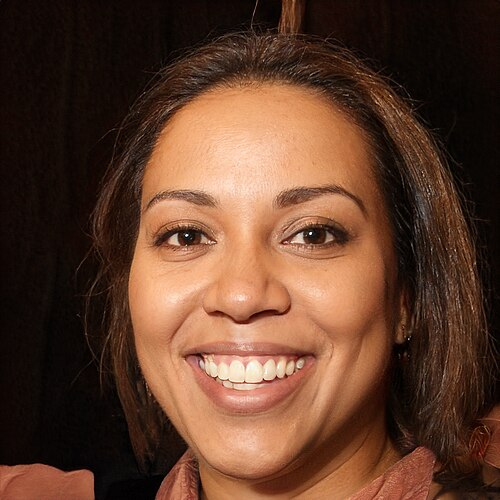
#> input picture testbed/assets/face.jpg, 500 x 500 px
$ python make_testbed.py
#> lines starting #> are read from the running program, lines starting #| are printed output that depends on the picture
### server/fource_server/pii.py
"""Server-side PII scanner used by the auditor.

An independent re-implementation of the extension's validators (Aadhaar/Verhoeff and PAN
ported from Microsoft Presidio's India recognizers, MIT). The server runs it over every
payload it receives, so the receipt shows what actually arrived, not what the client claims.
If Presidio is installed, its analyzer runs too.
"""

from __future__ import annotations

import re
from dataclasses import dataclass

_D = [
    [0, 1, 2, 3, 4, 5, 6, 7, 8, 9], [1, 2, 3, 4, 0, 6, 7, 8, 9, 5], [2, 3, 4, 0, 1, 7, 8, 9, 5, 6],
    [3, 4, 0, 1, 2, 8, 9, 5, 6, 7], [4, 0, 1, 2, 3, 9, 5, 6, 7, 8], [5, 9, 8, 7, 6, 0, 4, 3, 2, 1],
    [6, 5, 9, 8, 7, 1, 0, 4, 3, 2], [7, 6, 5, 9, 8, 2, 1, 0, 4, 3], [8, 7, 6, 5, 9, 3, 2, 1, 0, 4],
    [9, 8, 7, 6, 5, 4, 3, 2, 1, 0],
]
_P = [
    [0, 1, 2, 3, 4, 5, 6, 7, 8, 9], [1, 5, 7, 6, 2, 8, 3, 0, 9, 4], [5, 8, 0, 3, 7, 9, 6, 1, 4, 2],
    [8, 9, 1, 6, 0, 4, 3, 5, 2, 7], [9, 4, 5, 3, 1, 2, 6, 8, 7, 0], [4, 2, 8, 6, 5, 7, 3, 9, 0, 1],
    [2, 7, 9, 3, 8, 0, 6, 4, 1, 5], [7, 0, 4, 6, 9, 1, 3, 2, 5, 8],
]


def verhoeff_ok(digits: str) -> bool:
    c = 0
    for i, ch in enumerate(reversed(digits)):
        c = _D[c][_P[i % 8][int(ch)]]
    return c == 0


def verhoeff_digit(digits: str) -> str:
    """Check digit to append so that digits + result passes Verhoeff (used by the testbed generator)."""
    inv = [0, 4, 3, 2, 1, 5, 6, 7, 8, 9]
    c = 0
    for i, ch in enumerate(reversed(digits)):
        c = _D[c][_P[(i + 1) % 8][int(ch)]]
    return str(inv[c])


def luhn_ok(digits: str) -> bool:
    total, dbl = 0, False
    for ch in reversed(digits):
        d = int(ch)
        if dbl:
            d *= 2
            if d > 9:
                d -= 9
        total += d
        dbl = not dbl
    return total % 10 == 0


def is_aadhaar(s: str) -> bool:
    d = re.sub(r"\D", "", s)
    return len(d) == 12 and d[0] >= "2" and verhoeff_ok(d) and d != d[::-1]


@dataclass
class Hit:
    type: str
    value: str
    rule: str


def _ctx(text: str, start: int, pattern: str) -> bool:
    return re.search(pattern, text[max(0, start - 48):start], re.I) is not None


_RULES: list[tuple[str, str, object]] = [
    ("EMAIL", r"[A-Za-z0-9._%+-]+@[A-Za-z0-9-]+(?:\.[A-Za-z0-9-]+)*\.[A-Za-z]{2,}", None),
    ("CARD", r"(?<![\d-])(?:\d[ -]?){12,18}\d(?![\d-])", lambda m, t, s: luhn_ok(re.sub(r"\D", "", m)) and len(set(re.sub(r"\D", "", m))) > 1),
    ("AADHAAR", r"(?<![\d-])[2-9]\d{3}[ -]?\d{4}[ -]?\d{4}(?![\d-])", lambda m, t, s: is_aadhaar(m)),
    ("PAN", r"\b[A-Z]{3}[ABCFGHJLPT][A-Z]\d{4}[A-Z]\b", None),
    ("IFSC", r"\b[A-Z]{4}0[A-Z0-9]{6}\b", None),
    ("PHONE", r"(?<![\d+])(?:(?:\+|00)91[\s-]?|0)?[6-9]\d{4}[\s-]?\d{5}(?!\d)", None),
    ("ACCOUNT", r"(?<![\d-])\d{9,18}(?![\d-])", lambda m, t, s: _ctx(t, s, r"account|a/c|acct")),
    ("PASSPORT", r"\b[A-PR-WY][1-9]\d\s?\d{4}[1-9]\b", lambda m, t, s: _ctx(t, s, r"passport")),
    ("VOTER_ID", r"\b[A-Z]{3}\d{7}\b", lambda m, t, s: _ctx(t, s, r"voter|epic")),
    ("OTP", r"(?<![\d-])\d{4,8}(?![\d-])", lambda m, t, s: _ctx(t, s, r"\botp\b|one[- ]time|verification code")),
]


# [12 lines left out: function scan, not called in this run]


class PresidioScanner:
    """Optional: Presidio's analyzer (with its India recognizers) as a second opinion."""

    # [13 lines left out: function __init__, not called in this run]

    def scan(self, text: str) -> list[Hit]:
        res = self.engine.analyze(text=text, language="en", entities=self.entities, score_threshold=0.6)
        return [Hit(r.entity_type, text[r.start:r.end], "presidio") for r in res]


# [6 lines left out: function load_presidio, not called in this run]

### testbed/make_testbed.py
"""Generates the 4CE testbed: synthetic pages full of Indian PII with valid checksums
(Aadhaar passes Verhoeff, cards pass Luhn, GSTIN passes its mod-36 check), each PII item
labelled with data-gt so the same pages are the benchmark set.

    uv run --with pillow python testbed/make_testbed.py

All people, numbers and organisations here are made up. Domains use the reserved .test TLD.
"""

from __future__ import annotations

import json
import random
import sys
from pathlib import Path

HERE = Path(__file__).parent
sys.path.insert(0, str(HERE.parent / "server"))
from fource_server.pii import is_aadhaar, luhn_ok, verhoeff_digit  # noqa: E402

rng = random.Random(26171)


def aadhaar() -> str:
    while True:
        body = str(rng.randint(2, 9)) + "".join(str(rng.randint(0, 9)) for _ in range(10))
        a = body + verhoeff_digit(body)
        if is_aadhaar(a):
            return f"{a[:4]} {a[4:8]} {a[8:]}"


def card(prefix: str = "4") -> str:
    while True:
        body = prefix + "".join(str(rng.randint(0, 9)) for _ in range(15 - len(prefix)))
        for d in "0123456789":
            if luhn_ok(body + d):
                c = body + d
                return " ".join(c[i:i + 4] for i in range(0, 16, 4))


def gstin(state: str, pan: str) -> str:
#> called with state = '29', pan = 'AAKCP5821Q'
    chars = "0123456789ABCDEFGHIJKLMNOPQRSTUVWXYZ"
    g = f"{state}{pan}1Z"
    s = 0
    for i, ch in enumerate(g):
        p = chars.index(ch) * (1 if i % 2 == 0 else 2)
        s += p // 36 + p % 36
    return g + chars[(36 - s % 36) % 36]


def phone() -> str:
    d = str(rng.choice([6, 7, 8, 9])) + "".join(str(rng.randint(0, 9)) for _ in range(9))
    return f"+91 {d[:5]} {d[5:]}"


P = {
    "NAME": "Ananya Iyer",
    "EMAIL": "ananya.iyer@mail.test",
    "PHONE": phone(),
    "DOB": "14/08/1994",
    "ADDRESS": "Flat 402, Sunrise Residency, 12th Main Road, Indiranagar, Bengaluru, Karnataka",
    "PINCODE": "560038",
    "AADHAAR": aadhaar(),
    "PAN": "BQKPI4821M",
    "ACCOUNT": "50100234567812",
    "IFSC": "PRDA0004521",
    "UPI": "ananya.iyer@okaxis",
    "CARD": card("4"),
    "PASSPORT": "N4829176",
    "VOTER_ID": "RJK4829105",
}
# A second, planted person: these values must never reach the server.
C = {
    "NAME": "Rohan Mehta",
    "EMAIL": "rohan.mehta.canary@mail.test",
    "PHONE": phone(),
    "AADHAAR": aadhaar(),
    "CARD": card("5"),
    "ACCOUNT": "91827364500192",
    "PAN": "CDRPM7731K",
}
OTP = "739204"
PASSWORD = "Sunrise@402!"
MERCHANT_GSTIN = gstin("29", "AAKCP5821Q")


def gt(t: str, v: str) -> str:
    return f'<span data-gt="{t}">{v}</span>'


STYLE = """<style>
:root{--ink:#1d1d1b;--muted:#6a6a64;--line:#dedcd5;--bg:#f6f5f1;--panel:#fff;--brand:#1f4e8c}
*{box-sizing:border-box}body{margin:0;font:15px/1.5 system-ui,'Segoe UI',Roboto,sans-serif;color:var(--ink);background:var(--bg)}
header{background:var(--brand);color:#fff;padding:12px 24px;display:flex;align-items:center;justify-content:space-between}
header .who{display:flex;align-items:center;gap:10px;font-size:14px}header img{width:44px;height:44px;border-radius:50%;object-fit:cover;border:2px solid #fff}
main{max-width:980px;margin:24px auto;padding:0 16px}.card{background:var(--panel);border:1px solid var(--line);border-radius:10px;padding:20px 24px;margin-bottom:18px}
h1{font-size:22px;margin:0 0 4px}h2{font-size:16px;margin:0 0 12px}.muted{color:var(--muted)}
dl{display:grid;grid-template-columns:180px 1fr;gap:6px 16px;margin:0}dt{color:var(--muted)}dd{margin:0}
form{display:grid;grid-template-columns:1fr 1fr;gap:12px 20px}label{display:grid;gap:4px;font-size:13px;color:var(--muted)}
input,select,textarea{font:inherit;padding:8px 10px;border:1px solid var(--line);border-radius:6px;color:var(--ink);background:#fff}
.full{grid-column:1/-1}button{font:inherit;padding:10px 18px;border-radius:6px;border:0;background:var(--brand);color:#fff;cursor:pointer}
table{width:100%;border-collapse:collapse}th,td{text-align:left;padding:8px;border-bottom:1px solid var(--line);font-size:14px}
.banner{background:#fff7e0;border:1px solid #f0d58c;padding:8px 12px;border-radius:6px;font-size:13px;margin-bottom:12px}
.ok{background:#e8f6ee;border:1px solid #9fd6b5;padding:14px;border-radius:8px}
</style>"""

SPECIMEN = '<div class="banner">Synthetic test page for 4CE (SIH26171). Every person and number here is made up.</div>'


def page(title: str, body: str, org: str = "Employee Services Portal") -> str:
    return f"""<!doctype html><html lang="en"><head><meta charset="utf-8"><meta name="viewport" content="width=device-width,initial-scale=1">
<title>{title}</title>{STYLE}</head><body>
<header><div><b>{org}</b> <span style="opacity:.8">· demo</span></div>
<div class="who"><span>Signed in as {gt('NAME', P['NAME'])}</span><img src="assets/face.jpg" alt="profile photo" data-gt-img="FACE"></div></header>
<main>{SPECIMEN}{body}</main></body></html>"""


def claim() -> str:
    return page("Travel reimbursement claim", f"""
<div class="card"><h1>Travel reimbursement claim</h1><p class="muted">Employee ID EMP-20417 · Department of Payload Systems</p>
<dl><dt>Employee name</dt><dd>{gt('NAME', P['NAME'])}</dd>
<dt>Official email</dt><dd>{gt('EMAIL', P['EMAIL'])}</dd>
<dt>Mobile</dt><dd>{gt('PHONE', P['PHONE'])}</dd>
<dt>Salary account</dt><dd>{gt('ACCOUNT', 'XXXXXXXXXX' + P['ACCOUNT'][-4:])}</dd></dl></div>
<div class="card"><h2>Claim details</h2>
<form id="claim" onsubmit="event.preventDefault();submitted()">
<label>Full name (as per bank records)<input name="full_name" autocomplete="name"></label>
<label>Email<input name="email" type="email"></label>
<label>Mobile number<input name="mobile" type="tel"></label>
<label>Aadhaar number<input name="aadhaar" inputmode="numeric"></label>
<label>PAN<input name="pan"></label>
<label>Bank account number<input name="account"></label>
<label>IFSC code<input name="ifsc"></label>
<label>Amount claimed (₹)<input name="amount" type="number" value="18450"></label>
<label class="full">Purpose of travel<textarea name="purpose" rows="2">Design review at the Ahmedabad centre, 22–24 September</textarea></label>
<div class="full"><button type="submit">File claim</button></div>
</form></div>
<div id="done" class="card ok" hidden></div>
<script>
function submitted(){{const f=new FormData(document.getElementById('claim'));
const d=document.getElementById('done');d.hidden=false;
d.innerHTML='<h2>Claim filed · reference TRV-2026-0930-117</h2><dl>'+[...f].filter(([k])=>k!=='purpose').map(([k,v])=>'<dt>'+k+'</dt><dd>'+v+'</dd>').join('')+'</dl>';
document.getElementById('claim').closest('.card').hidden=true;}}
</script>""")


def bank() -> str:
    return page("Profile · 4CE Demo Bank", f"""
<div class="card"><h1>My profile</h1><p class="muted">Customer since 2016</p>
<dl><dt>Account holder</dt><dd>{gt('NAME', P['NAME'])}</dd>
<dt>Account number</dt><dd>{gt('ACCOUNT', P['ACCOUNT'])}</dd>
<dt>IFSC</dt><dd>{gt('IFSC', P['IFSC'])}</dd>
<dt>PAN</dt><dd>{gt('PAN', P['PAN'])}</dd>
<dt>Aadhaar (linked)</dt><dd>{gt('AADHAAR', P['AADHAAR'])}</dd>
<dt>Date of birth</dt><dd>{gt('DOB', P['DOB'])}</dd>
<dt>Registered mobile</dt><dd>{gt('PHONE', P['PHONE'])}</dd>
<dt>Email</dt><dd>{gt('EMAIL', P['EMAIL'])}</dd>
<dt>Address</dt><dd>{gt('ADDRESS', P['ADDRESS'] + ' - ' + P['PINCODE'])}</dd>
<dt>UPI ID</dt><dd>{gt('UPI', P['UPI'])}</dd>
<dt>Debit card</dt><dd>{gt('CARD', P['CARD'])}</dd></dl></div>
<div class="card"><h2>Nominee</h2><dl><dt>Nominee name</dt><dd>{gt('NAME', C['NAME'])}</dd>
<dt>Nominee Aadhaar</dt><dd>{gt('AADHAAR', C['AADHAAR'])}</dd><dt>Nominee mobile</dt><dd>{gt('PHONE', C['PHONE'])}</dd></dl></div>
<div class="card"><h2>Change password</h2><form onsubmit="event.preventDefault()">
<label>Current password<input type="password" value="{PASSWORD}" data-gt="PASSWORD"></label>
<label>One-time password<input autocomplete="one-time-code" value="{OTP}" data-gt="OTP"></label>
<div class="full"><button>Update password</button></div></form>
<p class="muted">Your OTP for password change is {gt('OTP', OTP)}. Do not share it with anyone.</p></div>""", org="4CE Demo Bank")


def checkout() -> str:
    return page("Checkout", f"""
<div class="card"><h1>Checkout</h1><p class="muted">Seller GSTIN {gt('GSTIN', MERCHANT_GSTIN)}</p>
<table><tr><th>Item</th><th>Qty</th><th>Price</th></tr><tr><td>Noise-cancelling headphones</td><td>1</td><td>₹7,999</td></tr>
<tr><td>USB-C cable</td><td>2</td><td>₹598</td></tr></table></div>
<div class="card"><h2>Payment</h2><form onsubmit="event.preventDefault();this.closest('.card').innerHTML='<div class=ok>Order placed.</div>'">
<label>Name on card<input autocomplete="cc-name" value="{P['NAME']}" data-gt="NAME"></label>
<label>Card number<input autocomplete="cc-number" value="{P['CARD']}" data-gt="CARD"></label>
<label>Expiry (MM/YY)<input autocomplete="cc-exp" value="08/29" data-gt="CARD_EXP"></label>
<label>CVV<input autocomplete="cc-csc" type="password" value="417" data-gt="CVV"></label>
<label class="full">Shipping address<input autocomplete="street-address" value="{P['ADDRESS']}" data-gt="ADDRESS"></label>
<label>PIN code<input autocomplete="postal-code" value="{P['PINCODE']}" data-gt="PINCODE"></label>
<label>Phone<input type="tel" value="{P['PHONE']}" data-gt="PHONE"></label>
<div class="full"><button>Pay ₹8,597</button></div></form></div>""", org="4CE Demo Store")


def webmail() -> str:
    msgs = [
        ("UIDAI Updates (demo)", "Aadhaar linked", f"Your Aadhaar {gt('AADHAAR', P['AADHAAR'])} is now linked to mobile {gt('PHONE', P['PHONE'])}."),
        ("4CE Demo Bank", "OTP for login", f"Your one-time password is {gt('OTP', '518362')}. It expires in 10 minutes."),
        (C["NAME"], "Lunch on Friday?", f"Hi {gt('NAME', 'Ananya')}, call me on {gt('PHONE', C['PHONE'])} or mail {gt('EMAIL', C['EMAIL'])}. Also, my card {gt('CARD', C['CARD'])} got blocked, ugh."),
        ("HR Desk", "Form 16 ready", f"Form 16 for PAN {gt('PAN', P['PAN'])} has been generated for FY 2025-26."),
        ("Travel Desk", "Ticket confirmed", f"Passport number {gt('PASSPORT', P['PASSPORT'])} was used for the booking. Voter ID {gt('VOTER_ID', P['VOTER_ID'])} on file."),
    ]
    who = lambda f: gt("NAME", f) if f == C["NAME"] else f  # noqa: E731
    rows = "".join(f"<tr><td><b>{who(f)}</b></td><td>{s}</td><td>{b}</td></tr>" for f, s, b in msgs)
    return page("Inbox · Demo Mail", f"""<div class="card"><h1>Inbox</h1><p class="muted">{gt('EMAIL', P['EMAIL'])}</p>
<table><tr><th>From</th><th>Subject</th><th>Preview</th></tr>{rows}</table></div>""", org="Demo Mail")


def idcard_png(gtboxes: list) -> None:
    from PIL import Image, ImageDraw, ImageFont  # noqa: PLC0415

    W, H = 640, 400
    im = Image.new("RGB", (W, H), (250, 248, 240))
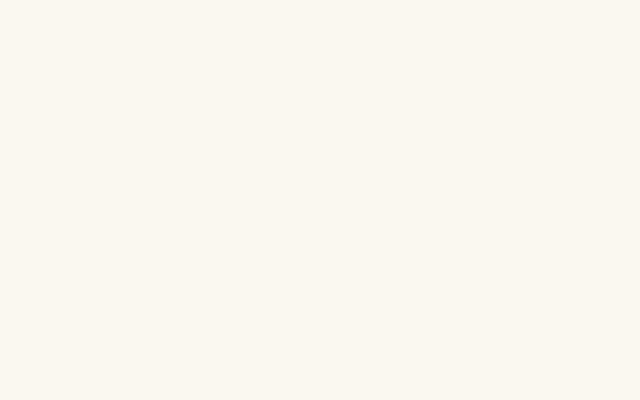
#> im: PIL image 640x400 RGB; mean R, G, B 250, 248, 240
    d = ImageDraw.Draw(im)

    def font(size: int, bold: bool = False):
#> called with size = 20, bold = True
        for name in (["arialbd.ttf", "DejaVuSans-Bold.ttf"] if bold else ["arial.ttf", "DejaVuSans.ttf"]):
            try:
                return ImageFont.truetype(name, size)
            except OSError:
                continue
        return ImageFont.load_default()

    d.rectangle([0, 0, W, 64], fill=(31, 78, 140))
    d.text((20, 18), "DEMO ORGANISATION · EMPLOYEE IDENTITY CARD", font=font(20, True), fill="white")
    face = Image.open(HERE / "assets" / "face.jpg").resize((150, 150))
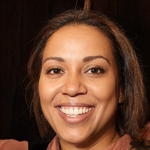
#> face: PIL image 150x150 RGB; mean R, G, B 95.8, 61.7, 43.7
    im.paste(face, (24, 90))
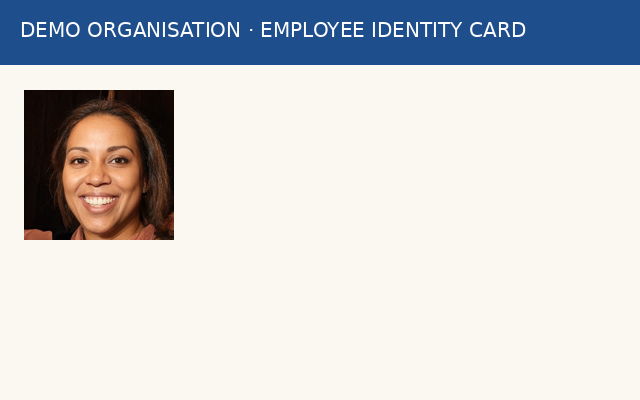
#> im: PIL image 640x400 RGB; mean R, G, B 203, 205.7, 207.6
    # The face itself (forehead to chin) inside the 150 px photo, not the whole photo.
    gtboxes.append({"type": "FACE", "box": [24 + 36, 90 + 30, 84, 108]})
    y = 92
    for label, key, val in [("Name", "NAME", P["NAME"]), ("Date of Birth", "DOB", P["DOB"]),
                            ("Aadhaar No.", "AADHAAR", P["AADHAAR"]), ("PAN", "PAN", P["PAN"]),
                            ("Mobile", "PHONE", P["PHONE"])]:
        d.text((200, y), label, font=font(15), fill=(90, 90, 90))
        f = font(22, True)
        d.text((200, y + 18), val, font=f, fill=(20, 20, 20))
        x0, y0, x1, y1 = d.textbbox((200, y + 18), val, font=f)
        gtboxes.append({"type": key, "box": [x0, y0, x1 - x0, y1 - y0]})
        y += 56
#> this loop made 5 passes
#> (y0, x1, y1) on passes 1 to 5: (115, 333, 136), (171, 327, 189), (227, 382, 243), (283, 342, 302), (339, 400, 355)
#> after the loop, gtboxes = 6 items; y = 372
    d.text((24, 360), "SPECIMEN · synthetic test data · not a real document", font=font(14), fill=(180, 60, 60))
    im.save(HERE / "assets" / "idcard.png")
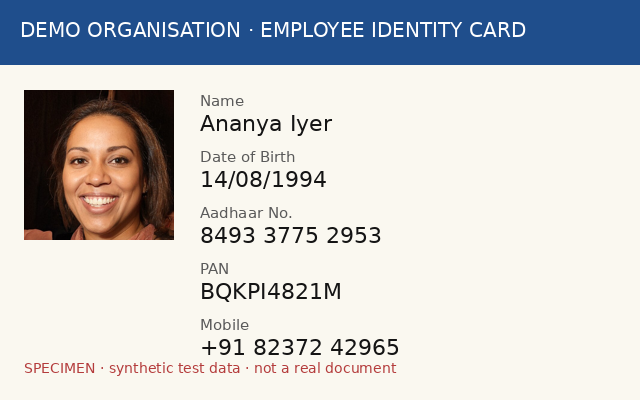
#> saved as idcard.png: PIL image 640x400 RGB; mean R, G, B 198.7, 201, 203.1


def idcard(gtboxes: list) -> str:
    return page("Upload verification", f"""<div class="card"><h1>Verify your uploaded ID</h1>
<p class="muted">Check the details on the card image before continuing.</p>
<img src="assets/idcard.png" width="640" height="400" alt="uploaded ID card" id="idcard" style="border:1px solid var(--line);border-radius:8px">
<script type="application/json" id="gt-image">{json.dumps({"img": "#idcard", "scale": 1, "boxes": gtboxes})}</script>
<p><button>Looks correct</button></p></div>""")


def canvas_page() -> str:
    lines = [
        ("", "Account statement — September 2026", None),
        ("Account holder: ", P["NAME"], "NAME"),
        ("A/c no: ", P["ACCOUNT"], "ACCOUNT"),
        ("Registered mobile: ", P["PHONE"], "PHONE"),
        ("PAN: ", P["PAN"], "PAN"),
        ("Closing balance: ", "₹1,24,560.00", None),
    ]
    js_lines = json.dumps(lines)
    return page("Statement viewer", f"""<div class="card"><h1>Statement viewer</h1><p class="muted">Rendered on a canvas, as some PDF viewers do. The DOM has no text here.</p>
<canvas id="stmt" width="640" height="260" style="border:1px solid var(--line);border-radius:8px;background:#fff"></canvas></div>
<script>
const lines={js_lines};const c=document.getElementById('stmt');const g=c.getContext('2d');window.__gtCanvas=[];
g.fillStyle='#fff';g.fillRect(0,0,640,260);g.fillStyle='#1d1d1b';
lines.forEach(([label,val,type],i)=>{{const y=40+i*38;g.font=i?'18px Arial':'bold 20px Arial';g.fillText(label,24,y);
const x=24+g.measureText(label).width;g.font=i?'bold 18px Arial':'bold 20px Arial';g.fillText(val,x,y);
if(type){{const m=g.measureText(val);window.__gtCanvas.push({{type,box:[x,y-m.actualBoundingBoxAscent,m.width,m.actualBoundingBoxAscent+m.actualBoundingBoxDescent]}});}}}});
</script>""")


def index(pages: list[tuple[str, str, str]]) -> str:
    items = "".join(f'<li><a href="{f}">{t}</a> — <span class="muted">{d}</span></li>' for f, t, d in pages)
    return f"""<!doctype html><html lang="en"><head><meta charset="utf-8"><title>4CE testbed</title>{STYLE}</head><body>
<main><div class="card"><h1>4CE testbed</h1><p>Synthetic pages with labelled Indian PII. Aadhaar numbers pass Verhoeff, cards pass Luhn,
the GSTIN passes its checksum. Every person and number is made up.</p><ol>{items}</ol>
<p class="muted">Canary values (must never reach the server) are listed in <a href="canaries.json">canaries.json</a>.</p></div></main></body></html>"""


def main() -> None:
    gtboxes: list = []
    idcard_png(gtboxes)
    pages = [
        ("claim.html", "Travel claim form", "the end-to-end task: fill with profile tokens, approve, submit"),
        ("bank.html", "Bank profile", "dense PII, a nominee (canary person), a filled password and OTP"),
        ("checkout.html", "Checkout", "pre-filled card, CVV, expiry and address fields"),
        ("webmail.html", "Webmail inbox", "PII inside free text"),
        ("idcard.html", "ID card image", "face and PII inside an image: pixel pass"),
        ("canvas.html", "Canvas statement", "PII drawn on a canvas: no DOM text at all"),
    ]
    out = {"claim.html": claim(), "bank.html": bank(), "checkout.html": checkout(), "webmail.html": webmail(),
           "idcard.html": idcard(gtboxes), "canvas.html": canvas_page(), "index.html": index(pages)}
    for name, html in out.items():
        (HERE / name).write_text(html, encoding="utf-8")
    canaries = sorted({v for v in C.values()} | {P[k] for k in ("AADHAAR", "PAN", "ACCOUNT", "CARD", "PHONE", "EMAIL", "UPI", "PASSPORT", "VOTER_ID")} | {OTP, PASSWORD})
    (HERE / "canaries.json").write_text(json.dumps({"values": canaries}, indent=1), encoding="utf-8")
    (HERE / "persona.json").write_text(json.dumps({"profile": P, "planted": C}, indent=1), encoding="utf-8")
    print(f"wrote {len(out)} pages, {len(canaries)} canaries; Aadhaar {P['AADHAAR']}, card {P['CARD']}, GSTIN {MERCHANT_GSTIN}")


if __name__ == "__main__":
    main()
